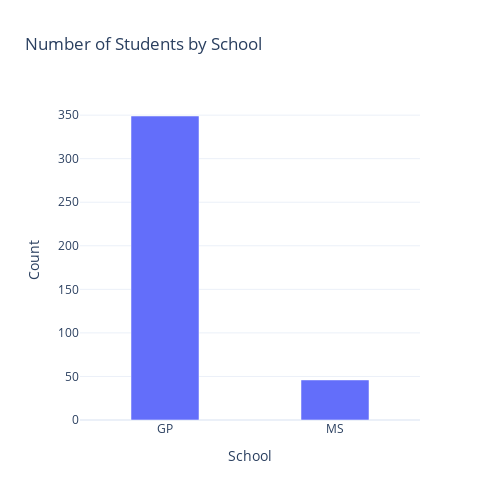

Notebook code for this chart:
### Markdown cell above
## Figures

### Code cell
fig1 = go.Figure()

fig1.add_trace(go.Bar(
    x = by_school['school'],
    y = by_school['count_school'],
    width = 0.4
))

fig1.update_layout(
    title_text = 'Number of Students by School',
    xaxis_title = 'School',
    yaxis_title = 'Count',
    width = 500,
    height = 500,
    template = 'plotly_white'
)

fig1.show()

### Figure 1 — Plotly figure (JSON) as saved in the notebook; plotly's stock layout.template omitted (floating-point values rounded to 4 significant figures)
{"data": [{"type": "bar", "width": 0.4, "x": ["GP", "MS"], "y": [349, 46]}], "layout": {"height": 500, "title": {"text": "Number of Students by School"}, "width": 500, "xaxis": {"title": {"text": "School"}}, "yaxis": {"title": {"text": "Count"}}}}
